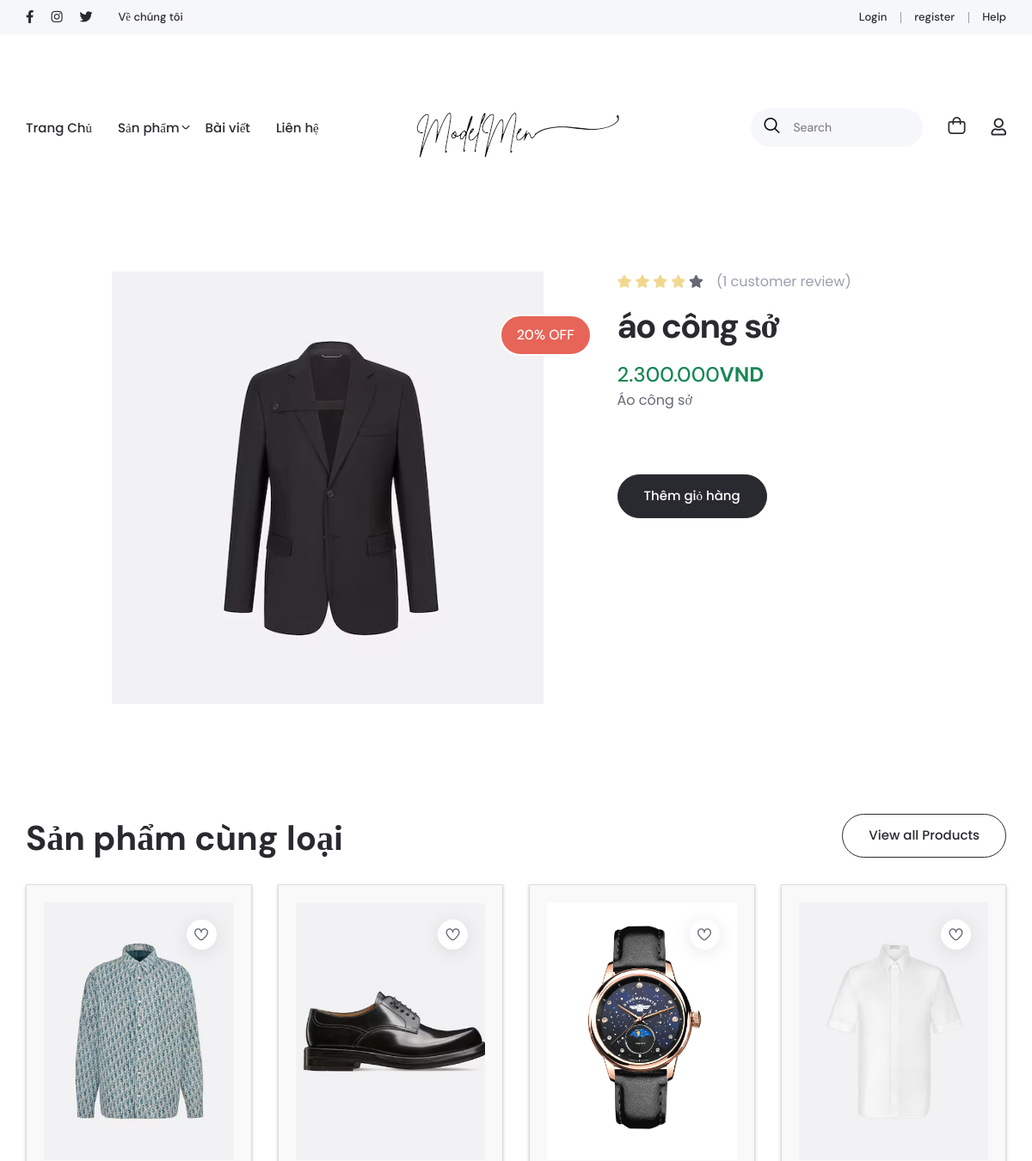
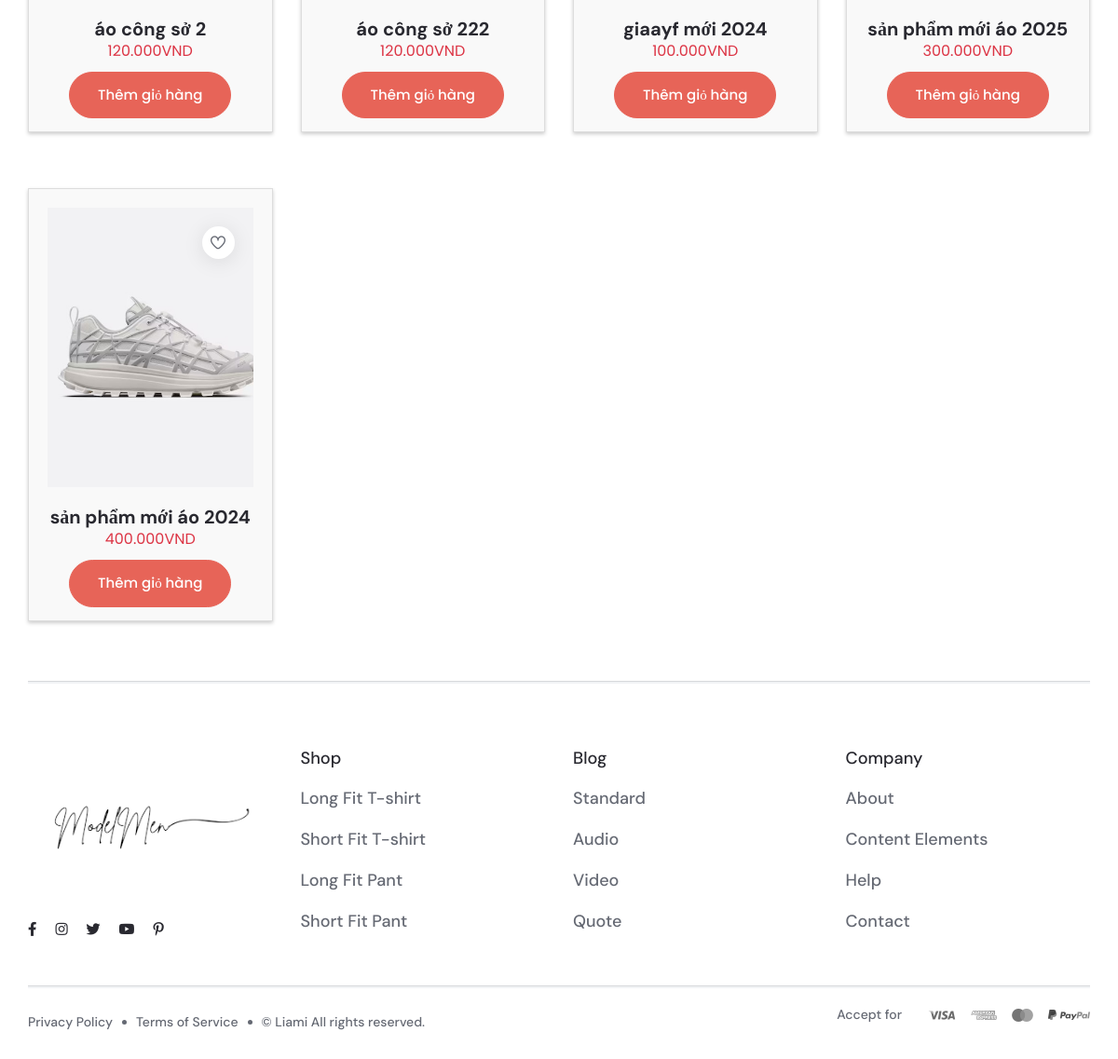
Page /clients/index.php?act=sanphamct&id_sp=28 on the committed database (2 pictures, top to bottom).
### tables this page shows
CREATE TABLE `tb_san_pham` (
  `id_sp` int(11) NOT NULL,
  `id_dm` int(11) NOT NULL,
  `ten_sp` varchar(255) NOT NULL,
  `anh_sp` varchar(255) NOT NULL,
  `trang_thai` varchar(255) NOT NULL,
  `so_luong` int(11) NOT NULL,
  `thong_tin_sp` varchar(310) NOT NULL,
  `gia_sp` int(11) NOT NULL,
  `mau_sac` varchar(255) NOT NULL,
  `luot_xem` int(11) NOT NULL
);

### model/pdo.php (called while the page is built, shortened)
<?php
function pdo_get_connection()
{
    $dburl = "mysql:host=localhost;dbname=moden_men;charset=utf8";
    $username = 'root';
    $password = '';
    $conn = new PDO($dburl, $username, $password);
    $conn->setAttribute(PDO::ATTR_ERRMODE, PDO::ERRMODE_EXCEPTION);
    return $conn;
}
function pdo_query($sql)
{
    $sql_args = array_slice(func_get_args(), 1);
    try {
        $conn = pdo_get_connection();
        $stmt = $conn->prepare($sql);
        $stmt->execute($sql_args);
        $rows = $stmt->fetchAll();
        return $rows;
    } catch (PDOException $e) {
        throw $e;
    } finally {
        unset($conn);
    }
}
function pdo_query_one($sql)
{
    $sql_args = array_slice(func_get_args(), 1);
    try {
        $conn = pdo_get_connection();
        $stmt = $conn->prepare($sql);
        $stmt->execute($sql_args);
        $row = $stmt->fetch(PDO::FETCH_ASSOC);
        return $row;
    } catch (PDOException $e) {
        throw $e;
    } finally {
        unset($conn);
    }
}

### model/sanpham.php (called while the page is built, shortened)
<?php
function loadall_sanpham_home()
{
  $sql = "SELECT * FROM tb_san_pham where 1 order by id_sp limit 0,9";
  $listsanpham = pdo_query($sql);
  return $listsanpham;
}
function loadone_sanpham($id_sp)
{
  $sql = "select * from tb_san_pham where id_sp=" . $id_sp;
  $tb_san_pham = pdo_query_one($sql);
  return $tb_san_pham;
}
function load_sanpham_cungloai($id_sp, $id_dm)
{
  $sql = "select * from tb_san_pham where id_dm=" . $id_dm . " AND id_sp <>" . $id_sp;
  $listsanpham = pdo_query($sql);
  return $listsanpham;
}

### clients/product-detail.php (the view, shortened to what this page needs)
<main>
    <section>
        <div class="w-100 pt-60 pb-120 position-relative">
            <div class="container">
                <div class="product-detail position-relative w-100">
                    <form action="index.php?act=add_to_cart" method="post">
                        <?php
                        $hinhpath = "../upload/";
                        $linkspct = $hinhpath . $anh_sp;
                        echo '
                    <div class="row mrg30">
                        <div class="col-md-12 col-sm-12 col-lg-7">
                            <div class="product-detail-imgs position-relative w-100">
                                <span class="bg-color4 rounded-pill position-absolute">20% OFF</span>
                                <ul class="product-detail-big-imgs list-unstyled mb-0">
                                    <li>
                                        <div class="product-detail-big-img overflow-hidden"><a href=""
                                                data-fancybox="gallery" title=""><img src=' . $linkspct . '
                        alt="<?= $ten_sp ?>" ></i></a>
                </div>
                </li>
                </ul>
            </div>
        </div>
        <div class="col-md-12 col-sm-12 col-lg-5">
            <div class="product-detail-info position-relative w-100">
                <div class="product-rate-review d-flex flex-wrap align-items-center">
                    <span class="d-inline-block rate"><i class="fas fa-star on"></i><i class="fas fa-star on"></i><i
                            class="fas fa-star on"></i><i class="fas fa-star on"></i><i
                            class="fas fa-star off"></i></span>
                    <a class="d-inline-block review-link" href="javascript:void(0);" title="">(1
                        customer review)</a>
                </div>
                <h2 class="mb-0" name="ten_sp"> ' . $ten_sp . '</h2>
                <span class="d-block price text-success" name="gia_sp"> ' . number_format($gia_sp, 0, ',', '.') .
                    '<b>VND</b></span>
                <p class="mb-0"> ' . $thong_tin_sp . ' </p>
                <div class="product-bottom d-flex flex-wrap align-items-center w-100 mt-5">
                    <div class="product-quanty">
                        <input type="number" class="qty" name="so_luong">
                    </div>
                    <input type="hidden" name="id" value="' . $id_sp . '">
                    <input type="hidden" name="gia_sp" value="' . $gia_sp . '">
                    <input type="hidden" name="ten_sp" value="' . $ten_sp . '">
                    <input type="hidden" name="anh_sp" value="' . $linkspct . '">
                    <button type="submit" value="THÊM VÀO GIỎ HÀNG" name="themgiohang" class="theme-btn bg-color1">Thêm
                        giỏ hàng</button>
                </div>';
                ?>
                </form>
            </div>
        </div>
        </div>
    </section>
    <section>
        <div class="w-100 pt-110 pb-120 position-relative">
            <div class="container">
                <div class="sec-title-wrap d-flex flex-wrap align-items-end justify-content-between w-100">
                    <div class="sec-title position-relative">
                        <h2 class="mb-0">Sản phẩm cùng loại</h2>
                    </div>
                    <div class="sec-btn">
                        <a class="theme-btn bg-color1 brd-btn" href="index.php?act=allsanpham" title="">View all
                            Products<span></span><span></span><span></span><span></span></a>
                    </div>
                </div>
                <div class="products-wrap res-row position-relative w-100">
                    <div class="row mrg30">
                        <?php foreach ($sp_cungloai as $sp) { ?>
                        <div class="col-md-4 col-sm-6 col-lg-3">
                            <div class="product-box position-relative w-100">
                                <div class="product-img overflow-hidden position-relative w-100">
                                    <a href="index.php?act=sanphamct&id_sp=<?= $sp['id_sp'] ?>">
                                        <img src="../upload/<?= $sp['anh_sp'] ?>" alt="<?= $sp['ten_sp'] ?>">
                                    </a>
                                    <div class="product-btns position-absolute">
                                        <a class="wishlist-btn" href="wishlist.html" title=""><i
                                                class="fi fi-rr-heart"></i></a>
                                    </div>
                                </div>
                                <div class="product-info w-100">
                                    <h4 class="mb-0"> <a
                                            href="index.php?act=sanphamct&id_sp=<?= $sp['id_sp'] ?>"><?= $sp['ten_sp'] ?></a>
                                    </h4>
                                    <span class="text-danger"><?= number_format($sp['gia_sp'], 0, ',', '.') ?>VND</span>
                                    <button type="submit" value="THÊM VÀO GIỎ HÀNG" name="themgiohang"
                                        class="theme-btn bg-color4">Thêm
                                        giỏ hàng</button>
                                </div>
                            </div>
                        </div>
                        <?php } ?>
                    </div>
                </div>
            </div>
        </div>
    </section>
</main>

### clients/assets/css/responsive.css (style rules this page uses)
@media (max-width: 1605px) { .product-detail-info > h2 + span, .product-stock-info + p, .product-detail-info > p + .products-color, .products-color + .products-size, .products-size + .product-bottom, .product-bottom + .social-links { margin-top: .9375rem; } }
@media (max-width: 1370px) { .theme-btn { padding: 13px 1.875rem;font-size: .9375rem; } }
@media (max-width: 1370px) { .product-bottom > button { min-width: 14rem; } }
@media (max-width: 1290px) { h2 { font-size: 2.5rem; } }
@media (max-width: 1290px) { h4 { font-size: 1.25rem; } }
@media (max-width: 1290px) { .sec-title, .sec-title-wrap { margin-bottom: 1.875rem; } }
@media (max-width: 1255px) { .product-bottom > button { min-width: auto; } }
@media (max-width: 1210px) { .pt-90, .pt-100, .pt-110, .pt-120, .pt-130, .pt-140, .pt-150, .pt-160, .pt-170, .pt-180, .pt-190, .pt-200 { padding-top: 4rem; } }
@media (max-width: 1210px) { .pb-90, .pb-100, .pb-110, .pb-120, .pb-130, .pb-140, .pb-150, .pb-160, .pb-170, .pb-180, .pb-190, .pb-200 { padding-bottom: 4rem; } }

### rows in the picture
tb_san_pham: anh_sp (picture), ten_sp "áo công sở", gia_sp "2.300.000", thong_tin_sp "Áo công sở"
tb_san_pham: anh_sp (picture), ten_sp "áo công sở 2", gia_sp "120.000"
tb_san_pham: anh_sp (picture), ten_sp "áo công sở 222", gia_sp "120.000"
tb_san_pham: anh_sp (picture), ten_sp "giaayf mới 2024", gia_sp "100.000"
tb_san_pham: anh_sp (picture), ten_sp "sản phẩm mới áo 2025", gia_sp "300.000"
tb_san_pham: anh_sp (picture), ten_sp "sản phẩm mới áo 2024", gia_sp "400.000"
